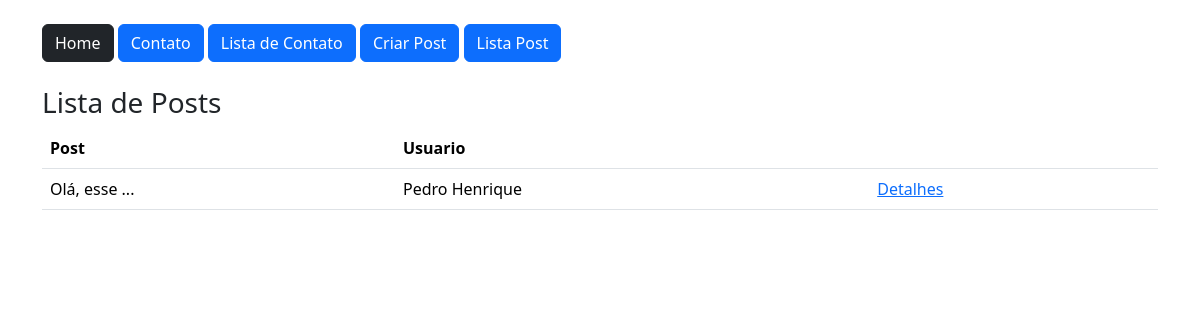
Before: /post/lista/ (signed in) with the older database file.
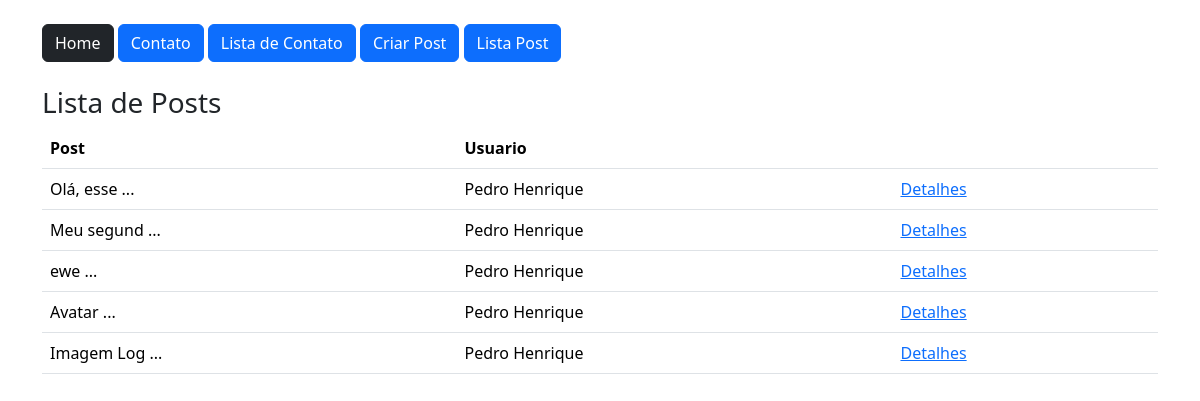
After: the same page with the newer database file.
### apps/models.py (models this page shows)
class Post(db.Model):
    id = db.Column(db.Integer, primary_key=True)
    data_criacao = db.Column(db.DateTime, default=datetime.now())
    mensagem = db.Column(db.String, nullable=True)
    imagem = db.Column(db.String, nullable=True, default='default.png')
    user_id = db.Column(db.Integer, db.ForeignKey('user.id'), nullable=True)
    comentarios = db.relationship('PostComentarios', backref='post', lazy=True)
    def msg_resumo(self):
        return f"{self.mensagem[:10]} ..."

class User(db.Model, UserMixin):
    id = db.Column(db.Integer, primary_key=True)
    nome = db.Column(db.String, nullable=True)
    sobrenome = db.Column(db.String, nullable=True)
    email = db.Column(db.String, nullable=True)
    senha = db.Column(db.String, nullable=True)
    posts = db.relationship('Post', backref='user', lazy=True)
    posts_comentarios = db.relationship('PostComentarios', backref='user', lazy=True)

### apps/views.py (the view)
@app.route('/post/lista/')
@login_required
def postlista():
    posts = Post.query.all()
    return render_template('post_lista.html', posts=posts)

### apps/models.py (called while the page is built)
@login_manager.user_loader
def load_user(user_id):
    return User.query.get(user_id)

### apps/templates/post_lista.html
{% extends 'base.html' %}
{% block content %}
    <div class="container mt-4">
        {% include 'nav.html' %}
        <div class="row mt-4">
            <h3>Lista de Posts</h3>
            <div class="col-12">
                <table class="table">
                    <thead>
                        <tr>
                            <th>Post</th>
                            <th>Usuario</th>
                            <th></th>
                        </tr>
                    </thead>
                    <tbody>
                        {% for linha in posts %}
                        <tr>
                            <td>{{ linha.msg_resumo() }}</td>
                            <td>{{ linha.user.nome }}</td>
                            <td><a href="{{url_for('post_principal', id=linha.id)}}">Detalhes</a></td>
                        </tr>
                        {% endfor %}
                    </tbody>
                </table>
            </div>
        </div>
    </div>
{% endblock %}

### apps/templates/base.html (shortened to what this page needs)
<!DOCTYPE html>
<html lang="pt-BR">
<head>
    <link href="https://cdn.jsdelivr.net/npm/bootstrap@5.3.3/dist/css/bootstrap.min.css" rel="stylesheet">
</head>
<body>
    <section class="container-fluid">
        {% block content %} {% endblock %}
    </section>
</body>
</html>

### apps/templates/nav.html
<a href="/" class="btn btn-dark">Home</a>
<a href="{{url_for('pagina_contato')}}" class="btn btn-primary">Contato</a>
<a href="{{url_for('contato_lista')}}" class="btn btn-primary">Lista de Contato</a>
<a href="{{url_for('postnovo')}}" class="btn btn-primary">Criar Post</a>
<a href="{{url_for('postlista')}}" class="btn btn-primary">Lista Post</a>

Changed rows visible on the page:
added Post: msg_resumo "Meu segund ...", user.nome "Pedro Henrique"
added Post: msg_resumo "ewe ...", user.nome "Pedro Henrique"
added Post: msg_resumo "Avatar ...", user.nome "Pedro Henrique"
added Post: msg_resumo "Imagem Log ...", user.nome "Pedro Henrique"
